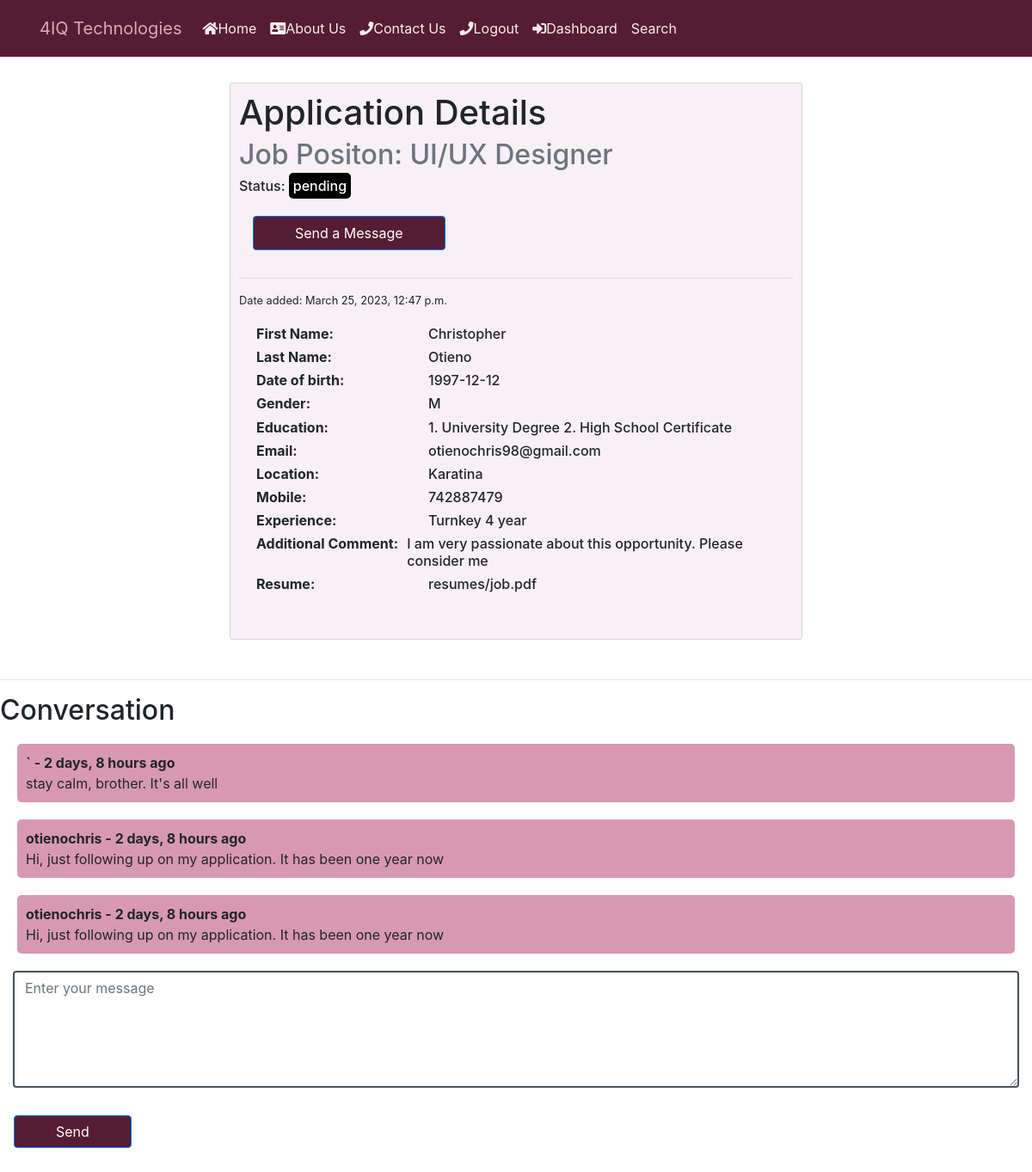
Page /users/view_application/24/ (signed in) on the committed database.
### job/models.py (models this page shows, shortened)
class Application(models.Model):
    APPROVED = 'approved'
    PENDING = 'pending'
    DECLINED = 'declined'
    CHOICES_STATUS = (
        (APPROVED,'Approved'),
        (PENDING,'Pending' ),
        (DECLINED,'Declined' )
     )
    job = models.ForeignKey(Job,
                            related_name='applications',
                             on_delete=models.CASCADE)
    first_name = models.CharField(max_length=200, null=True, blank=True)
    last_name = models.CharField(max_length=200, null=True, blank=True)
    date_of_birth = models.CharField(max_length=20, blank=True, null=True)
    gender = models.CharField(max_length=1,
                              choices=GENDER,
                              blank=False,
                              null=True)
    email = models.EmailField(max_length=70, blank=True, unique=True)
    location = models.CharField(
        max_length=104,
        null=True
    )
    mobile = models.IntegerField(null=True, blank=True)
    education   = models.CharField( max_length=255, null=True, blank=True)
    content = models.TextField()
    experience = models.TextField()
    resume  = models.FileField( upload_to="resumes/", null=True, blank=True)
    created_at = models.DateTimeField(auto_now_add=True,null=False)
    status = models.CharField(max_length=20,choices=CHOICES_STATUS,default='pending')
    created_by = models.ForeignKey(User,
                                   related_name="applications",
                                   on_delete=models.CASCADE)
    class Meta:
        ordering = ['-created_at']

class Job(models.Model):
    COMPUTER_SUPPORT_SPECIALIST = 'Computer Support Specialist'
    HARDWARE_ENGINEER = 'Hardware Engineer'
    COMPUTER_SYSTEM_ANALYST = 'Computer System Analyst'
    SOFTWARE_DEVELOPER = 'Software Developer'
    PROGRAMMER = 'Programmer'
    WEB_DEVELOPER = 'Web Developer'
    NETWORK_ENGINEER = 'Network Engineer'
    SOFTWARE_TESTER = 'Software Tester'
    FRONTEND_DEVELOPER = "Frontend Developer"
    BACKEND_DEVELOPER = "Backend Developer"
    CHOICES_SIZE =   ( (COMPUTER_SUPPORT_SPECIALIST ,'COMPUTER_SUPPORT_SPECIALIST'),
    ( HARDWARE_ENGINEER ,'HARDWARE_ENGINEER'),
    ( COMPUTER_SYSTEM_ANALYST, 'COMPUTER_SYSTEM_ANALYST' ),
    ( SOFTWARE_DEVELOPER, 'SOFTWARE_DEVELOPER'),
    ( PROGRAMMER , 'PROGRAMMER'),
    ( WEB_DEVELOPER,'WEB_DEVELOPER'),
    ( NETWORK_ENGINEER,'NETWORK_ENGINEER'),
    ( SOFTWARE_TESTER,'SOFTWARE_TESTER'),
    (FRONTEND_DEVELOPER,"FRONTEND_DEVELOPER"),
    (BACKEND_DEVELOPER,"BACKEND_DEVELOPER")
    )
    ACTIVE = 'active'
    EMPLOYED = 'employed'
    ARCHIVED = 'archived'
    CHOICES_STATUS = (
        (EMPLOYED,'Employed'),
        (ACTIVE,'Active' ),
        (ARCHIVED,'Archived' )
     )
    title = models.CharField(max_length=200)
    created_at = models.DateTimeField(auto_now_add=True)
    skillset_required = models.TextField(null=True)
    about_job= models.TextField(blank=True, null=True)
    image = models.ImageField(upload_to="covers/",null=True,blank=True)
    experience = models.CharField(max_length=100,null=True)
    salary = models.CharField(max_length=50,null=True)
    deadline = models.CharField(max_length=50,null=True)
    department_name = models.CharField( max_length=30,choices=CHOICES_SIZE)
    created_by = models.ForeignKey(User,
                                   related_name="jobs",
                                   on_delete=models.CASCADE)
    status = models.CharField(max_length=20,choices=CHOICES_STATUS,default='active')
    class Meta:
        ordering = ['-created_at']

### users/models.py (models this page shows)
class ConversationMessage(models.Model):
    application = models.ForeignKey(Application, related_name="conversationmessages",on_delete=models.CASCADE)
    content = models.TextField(null=True)
    created_by = models.ForeignKey(User, related_name="conversationmessages",on_delete=models.CASCADE)
    created_at = models.DateTimeField(auto_now_add=True)
    class Meta:
        ordering = ['-created_at']

### users/views.py (the view)
# urls.py: path("view_application/<int:application_id>/", views.view_application , name="view_application"),
@login_required
def view_application(request, application_id):
   if request.user.userprofile.is_employer:
      application = get_object_or_404(Application  , pk=application_id, job__created_by=request.user)
   else:
      application = get_object_or_404(Application  , pk=application_id, created_by=request.user)
   if request.method == "POST":
      content = request.POST.get('content')
      if content:
         conversationmessage = ConversationMessage.objects.create(application = application, content=content, created_by=request.user )
         return redirect("view_application",application_id=application_id)
   return render ( request,'view_application.html' ,{'application': application, 'userprofile': request.user.userprofile})

### notification/context_processors.py (called while the page is built)
def notifications(request):
    if request.user.is_authenticated:
        return {
            'notificactions': request.user.notifications.filter(is_read=False)
        }
    else:
        return {'notifications': []}

### users/templates/view_application.html (shortened to what this page needs)
{% include 'header.html' %} {% block content %}
<div
  class="container"
  style="
    display: flex;
    flex-direction: column;
    justify-content: space-between;
    align-items: center; ;
  "
>
  <div
    style="margin: 30px; padding: 10px; background-color: #f7f0f5; width: 60%"
    class="card"
  >
    <div style="display: flex; flex-direction:column; justify-content: space-between">
      <div>
        <h1 class="card-title">Application Details</h1>
        <h2 class="card-subtitle mb-2 text-muted">
          Job Positon: {{ application.job.title }}
        </h2>
        {%if application.status == 'pending'%}
        <h6>Status: <span style="color: white; border-radius: 5px; padding: 5px; background-color: black">{{application.status}}</span> </h6>
        {%elif application.status == 'approved'%}
        <h6>Status: <span style="color: green; border-radius: 5px; padding: 5px; background-color: black">{{application.status}}</span> </h6>
        {%elif application.status == 'declined'%}
        <h6>Status: <span style="color: red; border-radius: 5px; padding: 5px; background-color: black">{{application.status}}</span> </h6>
        {%endif%}
      </div>
      <div>
        <input
          type="submit"
          value="Send a Message"
          class="m-3 px-5 btn btn-primary"
          style="background-color: #561c32; height: 40px; position: static"
          id="scroll-down-button"
        />
      </div>
    </div>
    <hr />
    <small> Date added: {{application.created_at}}</small>
    <div class="card-body">
      <div style="display: flex">
        <h6 style="min-width: 200px; font-weight: bold">First Name:</h6>
        <h6>{{application.first_name}}</h6>
      </div>
      <div style="display: flex">
        <h6 style="min-width: 200px; font-weight: bold">Last Name:</h6>
        <h6>{{application.last_name}}</h6>
      </div>
      <div style="display: flex">
        <h6 style="min-width: 200px; font-weight: bold">Date of birth:</h6>
        <h6>{{application.date_of_birth}}</h6>
      </div>
      <div style="display: flex">
        <h6 style="min-width: 200px; font-weight: bold">Gender:</h6>
        <h6>{{application.gender}}</h6>
      </div>
      <div style="display: flex">
        <h6 style="min-width: 200px; font-weight: bold">Education:</h6>
        <h6>{{application.education}}</h6>
      </div>
      <div style="display: flex">
        <h6 style="min-width: 200px; font-weight: bold">Email:</h6>
        <h6>{{application.email}}</h6>
      </div>
      <div style="display: flex">
        <h6 style="min-width: 200px; font-weight: bold">Location:</h6>
        <h6>{{application.location}}</h6>
      </div>
      <div style="display: flex">
        <h6 style="min-width: 200px; font-weight: bold">Mobile:</h6>
        <h6>{{application.mobile}}</h6>
      </div>
      <div style="display: flex">
        <h6 style="min-width: 200px; font-weight: bold">Experience:</h6>
        <h6>{{application.experience}}</h6>
      </div>
      <div style="display: flex">
        <h6 style="width: 200px; word-wrap: normal; font-weight: bold">
          Additional Comment:
        </h6>
        <h6>{{application.content}}</h6>
      </div>
      <div style="display: flex">
        <h6 style="width: 200px; word-wrap: normal; font-weight: bold">
          Resume:
        </h6>
        <h6>{{application.resume}}</h6>
      </div>
    </div>
  </div>
</div>
<hr />
<div id="content">
  <h2 class="subtitle">Conversation</h2>
  {% for message in application.conversationmessages.all %}
  <div
    class="notification"
    style="
      display: flex;
      flex-direction: column;
      background-color: #d799b1;
      margin: 20px;
      border-radius: 5px;
      padding: 10px;
    "
  >
    <b
      >{{ message.created_by.username }} - {{ message.created_at|timesince }}
      ago</b
    >
    {{ message.content }}
    <br />
  </div>
  {% empty %}
  <p>No messages yet...</p>
  {% endfor %}
  <form method="post" action=".">
    <div class="field">
      <div class="col-sm-12">
        <div class="form-group">
          <textarea
            style="border: 2px solid"
            placeholder="Enter your message"
            type="textarea"
            name="content"
            class="form-control"
            id="id_content"
            rows="5"
          ></textarea>
        </div>
      </div>
    </div>
    <input
      type="submit"
      value="Send"
      class="m-3 px-5 btn btn-primary"
      style="background-color: #561c32"
    />
  </form>
  {% endblock %}
</div>

### rows in the picture
Application: job "UI/UX Designer", status "pending", created_at "March 25, 2023, 12:47 p.m.", first_name "Christopher", last_name "Otieno", date_of_birth "1997-12-12", gender "M", education "1. University Degree 2. High School Certificate", email "otienochris98@gmail.com", location "Karatina", mobile "742887479", experience "Turnkey 4 year", content "I am very passionate about this opportunity. Please consider me", resume "resumes/job.pdf"
ConversationMessage: created_by.username "`", created_at "2 days, 8 hours", content "stay calm, brother. It's all well"
ConversationMessage: created_by.username "otienochris", created_at "2 days, 8 hours", content "Hi, just following up on my application. It has been one year now"
ConversationMessage: created_by.username "otienochris", created_at "2 days, 8 hours", content "Hi, just following up on my application. It has been one year now"
